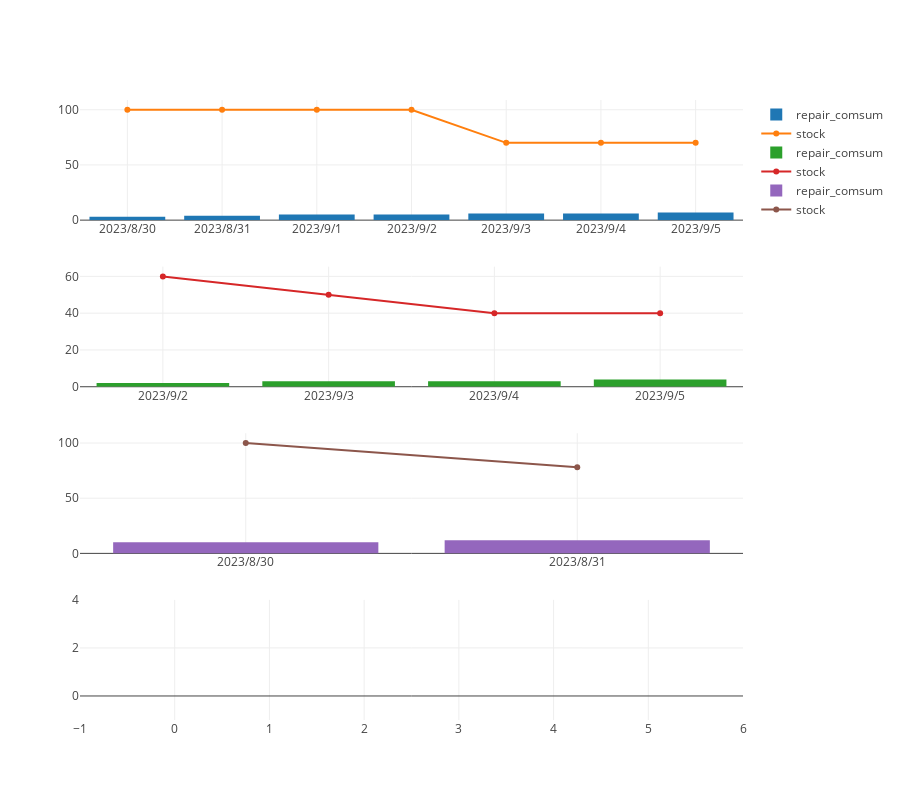

Here is the notebook cell this chart was saved with:
### Code cell
for i, (carrier, parts_cd) in enumerate(zip(df_table['carrier'], df_table['parts_cd'])):
    sdf_repair = df_repair[(df_repair['carrier'] == carrier) & (df_repair['parts_cd'] == parts_cd)]
    sdf_stock = df_stock[(df_stock['carrier'] == carrier) & (df_stock['parts_cd'] == parts_cd)]
    print(carrier, parts_cd)

    fig.append_trace(
        go.Bar(
            x=sdf_repair['date'],
            y=sdf_repair['repair_comsum'],
            name='repair_comsum'
        ),
        row=i + 1,
        col=1,
    )
    fig.append_trace(
        go.Scatter(
            x=sdf_stock['date'],
            y=sdf_stock['stock'],
            name='stock'
        ),
        row=i + 1,
        col=1,
    )

fig.update_layout(
    height=200*num_plot,
    hovermode="x unified"
)

fig.show()

### Figure 1 — Plotly figure (JSON) as saved in the notebook; plotly's stock layout.template omitted (floating-point values rounded to 4 significant figures)
{"data": [{"name": "repair_comsum", "type": "bar", "x": ["2023/8/30", "2023/8/31", "2023/9/1", "2023/9/2", "2023/9/3", "2023/9/4", "2023/9/5"], "xaxis": "x", "y": [3, 4, 5, 5, 6, 6, 7], "yaxis": "y"}, {"name": "stock", "type": "scatter", "x": ["2023/8/30", "2023/8/31", "2023/9/1", "2023/9/2", "2023/9/3", "2023/9/4", "2023/9/5"], "xaxis": "x", "y": [100, 100, 100, 100, 70, 70, 70], "yaxis": "y"}, {"name": "repair_comsum", "type": "bar", "x": ["2023/9/2", "2023/9/3", "2023/9/4", "2023/9/5"], "xaxis": "x2", "y": [2, 3, 3, 4], "yaxis": "y2"}, {"name": "stock", "type": "scatter", "x": ["2023/9/2", "2023/9/3", "2023/9/4", "2023/9/5"], "xaxis": "x2", "y": [60, 50, 40, 40], "yaxis": "y2"}, {"name": "repair_comsum", "type": "bar", "x": ["2023/8/30", "2023/8/31"], "xaxis": "x3", "y": [10, 12], "yaxis": "y3"}, {"name": "stock", "type": "scatter", "x": ["2023/8/30", "2023/8/31"], "xaxis": "x3", "y": [100, 78], "yaxis": "y3"}, {"name": "repair_comsum", "type": "bar", "x": [], "xaxis": "x4", "y": [], "yaxis": "y4"}, {"name": "stock", "type": "scatter", "x": [], "xaxis": "x4", "y": [], "yaxis": "y4"}], "layout": {"height": 800, "hovermode": "x unified", "xaxis": {"anchor": "y", "domain": [0, 1]}, "xaxis2": {"anchor": "y2", "domain": [0, 1]}, "xaxis3": {"anchor": "y3", "domain": [0, 1]}, "xaxis4": {"anchor": "y4", "domain": [0, 1]}, "yaxis": {"anchor": "x", "domain": [0.8063, 1]}, "yaxis2": {"anchor": "x2", "domain": [0.5375, 0.7312]}, "yaxis3": {"anchor": "x3", "domain": [0.2687, 0.4625]}, "yaxis4": {"anchor": "x4", "domain": [0, 0.1938]}}}
